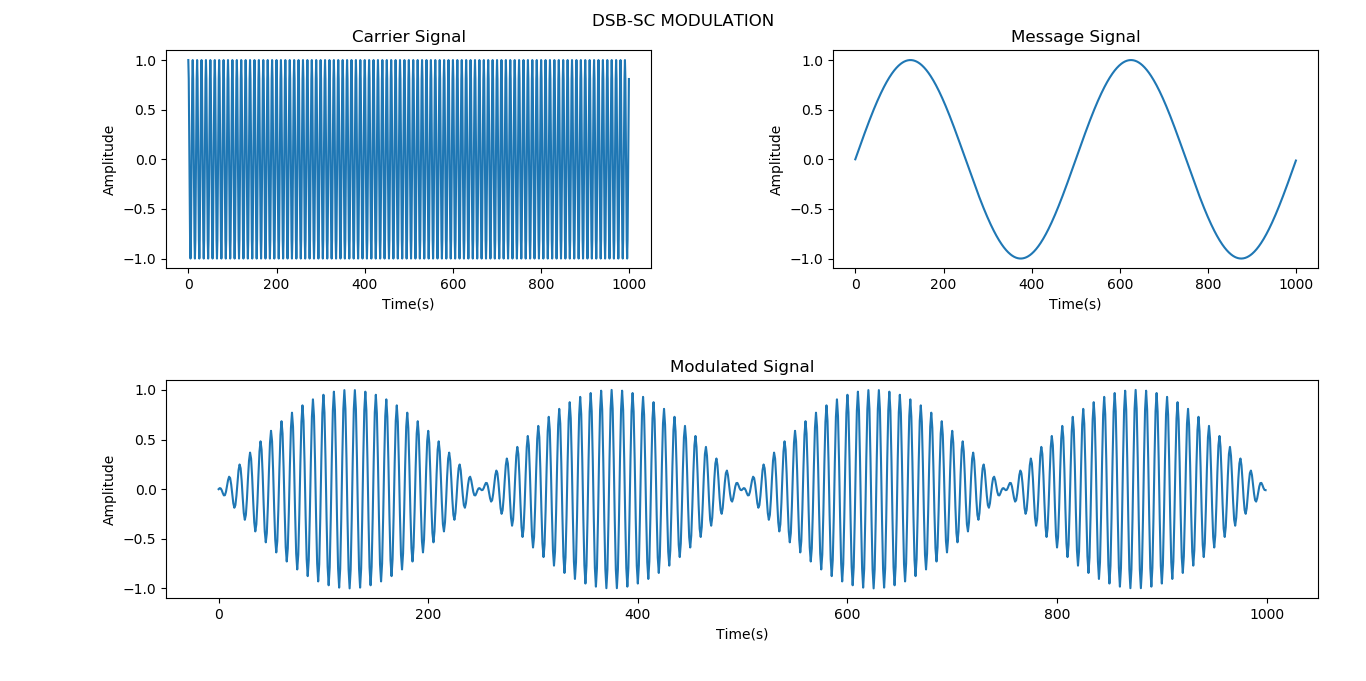

The script that drew this image:
'''
This is a script to demonstrate a DSB-SC signal with user provided carrier and message signal frequency.
In case of DSB-SC the carrier is suppressed. Thus, the output waveform is of the form:
s(t) = cos(2*pi*fc*t)*cos(2*pi*fm*t)
'''
import matplotlib.pyplot as plt
import math

t = int(input("Enter the time duration to view : "))
tc = int(input("Enter the carrier wave time period: "))
tm = int(input("Enter the message signal time period : "))
fc,fm = 1/tc,1/tm
time = [i for i in range(t)]
carrier = [math.cos(2*math.pi*fc*i) for i in time]
msg = [math.sin(2*math.pi*fm*i) for i in time]
output = [i*j for i,j in zip(carrier,msg)]

plt.suptitle("DSB-SC MODULATION")
plt.subplot(221)
plt.plot(carrier)
plt.title("Carrier Signal")
plt.xlabel("Time(s)"),plt.ylabel("Amplitude")
plt.subplot(222)
plt.plot(msg)
plt.title("Message Signal")
plt.xlabel("Time(s)"),plt.ylabel("Amplitude")
plt.subplot(212)
plt.plot(output)
plt.title("Modulated Signal")
plt.xlabel("Time(s)"),plt.ylabel("Amplitude")
plt.tight_layout()
plt.show()
